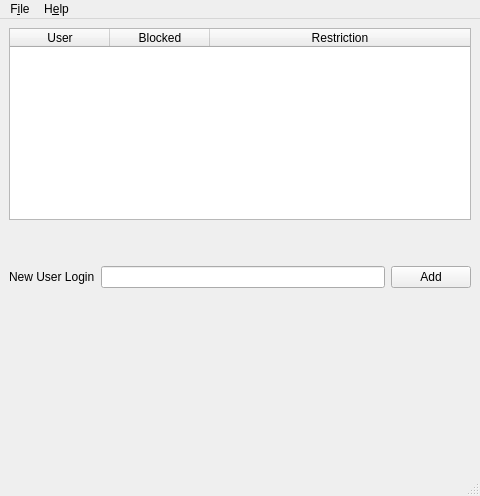
<?xml version="1.0" encoding="UTF-8"?>
<ui version="4.0">
 <class>AdminWindow</class>
 <widget class="QMainWindow" name="AdminWindow">
  <property name="geometry">
   <rect>
    <x>0</x>
    <y>0</y>
    <width>480</width>
    <height>496</height>
   </rect>
  </property>
  <property name="windowTitle">
   <string>Admin</string>
  </property>
  <widget class="QWidget" name="centralwidget">
   <layout class="QVBoxLayout" name="verticalLayout_2">
    <item>
     <layout class="QVBoxLayout" name="verticalLayout">
      <item>
       <widget class="QTableWidget" name="usersTableWidget">
        <property name="selectionBehavior">
         <enum>QAbstractItemView::SelectRows</enum>
        </property>
        <property name="columnCount">
         <number>3</number>
        </property>
        <attribute name="horizontalHeaderCascadingSectionResizes">
         <bool>true</bool>
        </attribute>
        <attribute name="horizontalHeaderHighlightSections">
         <bool>true</bool>
        </attribute>
        <attribute name="horizontalHeaderMinimumSectionSize">
         <number>70</number>
        </attribute>
        <attribute name="horizontalHeaderStretchLastSection">
         <bool>true</bool>
        </attribute>
        <column>
         <property name="text">
          <string>User</string>
         </property>
        </column>
        <column>
         <property name="text">
          <string>Blocked</string>
         </property>
        </column>
        <column>
         <property name="text">
          <string>Restriction</string>
         </property>
        </column>
       </widget>
      </item>
      <item>
       <spacer name="verticalSpacer">
        <property name="orientation">
         <enum>Qt::Vertical</enum>
        </property>
        <property name="sizeHint" stdset="0">
         <size>
          <width>20</width>
          <height>40</height>
         </size>
        </property>
       </spacer>
      </item>
      <item>
       <layout class="QHBoxLayout" name="horizontalLayout">
        <item>
         <widget class="QLabel" name="newUserLoginLabel">
          <property name="text">
           <string>New User Login</string>
          </property>
         </widget>
        </item>
        <item>
         <widget class="QLineEdit" name="newUserLoginEdit"/>
        </item>
        <item>
         <widget class="QPushButton" name="addNewUserButton">
          <property name="text">
           <string>Add</string>
          </property>
         </widget>
        </item>
       </layout>
      </item>
     </layout>
    </item>
    <item>
     <spacer name="verticalSpacer_2">
      <property name="orientation">
       <enum>Qt::Vertical</enum>
      </property>
      <property name="sizeHint" stdset="0">
       <size>
        <width>20</width>
        <height>40</height>
       </size>
      </property>
     </spacer>
    </item>
   </layout>
  </widget>
  <widget class="QMenuBar" name="menubar">
   <property name="geometry">
    <rect>
     <x>0</x>
     <y>0</y>
     <width>480</width>
     <height>26</height>
    </rect>
   </property>
   <widget class="QMenu" name="menuFile">
    <property name="title">
     <string>F&amp;ile</string>
    </property>
    <addaction name="actionExit"/>
    <addaction name="actionChange_password"/>
   </widget>
   <widget class="QMenu" name="menuHelp">
    <property name="title">
     <string>H&amp;elp</string>
    </property>
    <addaction name="actionAbout"/>
   </widget>
   <addaction name="menuFile"/>
   <addaction name="menuHelp"/>
  </widget>
  <widget class="QStatusBar" name="statusbar"/>
  <action name="actionExit">
   <property name="text">
    <string>&amp;Exit</string>
   </property>
  </action>
  <action name="actionAbout">
   <property name="text">
    <string>&amp;About</string>
   </property>
  </action>
  <action name="actionChange_password">
   <property name="text">
    <string>&amp;Change password</string>
   </property>
  </action>
 </widget>
 <resources/>
 <connections/>
</ui>
